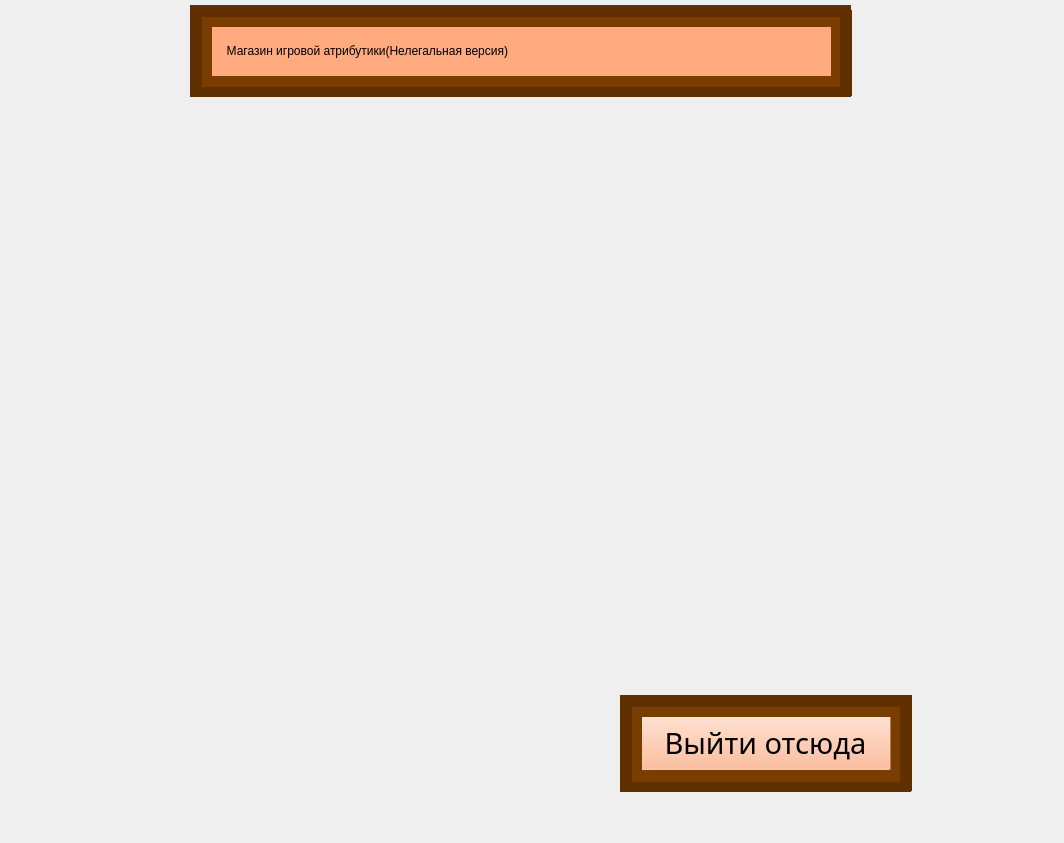
<?xml version="1.0" encoding="UTF-8"?>
<ui version="4.0">
 <class>Form</class>
 <widget class="QWidget" name="Form">
  <property name="geometry">
   <rect>
    <x>0</x>
    <y>0</y>
    <width>1064</width>
    <height>843</height>
   </rect>
  </property>
  <property name="windowTitle">
   <string>Form</string>
  </property>
  <widget class="QLabel" name="label_105">
   <property name="geometry">
    <rect>
     <x>620</x>
     <y>780</y>
     <width>291</width>
     <height>12</height>
    </rect>
   </property>
   <property name="styleSheet">
    <string notr="true">background-color: rgb(97, 48, 0);</string>
   </property>
   <property name="text">
    <string/>
   </property>
  </widget>
  <widget class="QLabel" name="label_101">
   <property name="geometry">
    <rect>
     <x>890</x>
     <y>705</y>
     <width>12</width>
     <height>76</height>
    </rect>
   </property>
   <property name="styleSheet">
    <string notr="true">background-color: rgb(122, 61, 0);</string>
   </property>
   <property name="text">
    <string/>
   </property>
  </widget>
  <widget class="QPushButton" name="pushButton_3">
   <property name="geometry">
    <rect>
     <x>640</x>
     <y>715</y>
     <width>251</width>
     <height>56</height>
    </rect>
   </property>
   <property name="font">
    <font>
     <family>Bahnschrift Condensed</family>
     <pointsize>22</pointsize>
     <weight>7</weight>
     <italic>false</italic>
     <bold>false</bold>
    </font>
   </property>
   <property name="styleSheet">
    <string notr="true">font: 57 22pt &quot;Bahnschrift Condensed&quot;;
background-color: rgb(255, 170, 127);</string>
   </property>
   <property name="text">
    <string>Выйти отсюда</string>
   </property>
  </widget>
  <widget class="QLabel" name="label_102">
   <property name="geometry">
    <rect>
     <x>630</x>
     <y>705</y>
     <width>271</width>
     <height>12</height>
    </rect>
   </property>
   <property name="styleSheet">
    <string notr="true">background-color: rgb(122, 61, 0);</string>
   </property>
   <property name="text">
    <string/>
   </property>
  </widget>
  <widget class="QLabel" name="label_106">
   <property name="geometry">
    <rect>
     <x>630</x>
     <y>695</y>
     <width>281</width>
     <height>12</height>
    </rect>
   </property>
   <property name="styleSheet">
    <string notr="true">background-color: rgb(97, 48, 0);</string>
   </property>
   <property name="text">
    <string/>
   </property>
  </widget>
  <widget class="QLabel" name="label_99">
   <property name="geometry">
    <rect>
     <x>630</x>
     <y>770</y>
     <width>271</width>
     <height>12</height>
    </rect>
   </property>
   <property name="styleSheet">
    <string notr="true">background-color: rgb(122, 61, 0);</string>
   </property>
   <property name="text">
    <string/>
   </property>
  </widget>
  <widget class="QLabel" name="label_108">
   <property name="geometry">
    <rect>
     <x>900</x>
     <y>695</y>
     <width>12</width>
     <height>96</height>
    </rect>
   </property>
   <property name="styleSheet">
    <string notr="true">background-color: rgb(97, 48, 0);</string>
   </property>
   <property name="text">
    <string/>
   </property>
  </widget>
  <widget class="QLabel" name="label_103">
   <property name="geometry">
    <rect>
     <x>630</x>
     <y>710</y>
     <width>12</width>
     <height>71</height>
    </rect>
   </property>
   <property name="styleSheet">
    <string notr="true">background-color: rgb(122, 61, 0);</string>
   </property>
   <property name="text">
    <string/>
   </property>
  </widget>
  <widget class="QLabel" name="label_109">
   <property name="geometry">
    <rect>
     <x>620</x>
     <y>695</y>
     <width>12</width>
     <height>96</height>
    </rect>
   </property>
   <property name="styleSheet">
    <string notr="true">background-color: rgb(97, 48, 0);</string>
   </property>
   <property name="text">
    <string/>
   </property>
  </widget>
  <widget class="QLabel" name="label_104">
   <property name="geometry">
    <rect>
     <x>830</x>
     <y>15</y>
     <width>12</width>
     <height>71</height>
    </rect>
   </property>
   <property name="styleSheet">
    <string notr="true">background-color: rgb(122, 61, 0);</string>
   </property>
   <property name="text">
    <string/>
   </property>
  </widget>
  <widget class="QLabel" name="label_107">
   <property name="geometry">
    <rect>
     <x>190</x>
     <y>85</y>
     <width>661</width>
     <height>12</height>
    </rect>
   </property>
   <property name="styleSheet">
    <string notr="true">background-color: rgb(97, 48, 0);</string>
   </property>
   <property name="text">
    <string/>
   </property>
  </widget>
  <widget class="QLabel" name="label_100">
   <property name="geometry">
    <rect>
     <x>200</x>
     <y>75</y>
     <width>641</width>
     <height>12</height>
    </rect>
   </property>
   <property name="styleSheet">
    <string notr="true">background-color: rgb(122, 61, 0);</string>
   </property>
   <property name="text">
    <string/>
   </property>
  </widget>
  <widget class="QLabel" name="label_83">
   <property name="geometry">
    <rect>
     <x>210</x>
     <y>25</y>
     <width>621</width>
     <height>51</height>
    </rect>
   </property>
   <property name="styleSheet">
    <string notr="true">background-color: rgb(255, 170, 127);
font: 25pt &quot;Bahnschrift Condensed&quot;;</string>
   </property>
   <property name="text">
    <string>     Магазин игровой атрибутики(Нелегальная версия)</string>
   </property>
  </widget>
  <widget class="QLabel" name="label_97">
   <property name="geometry">
    <rect>
     <x>210</x>
     <y>15</y>
     <width>621</width>
     <height>12</height>
    </rect>
   </property>
   <property name="styleSheet">
    <string notr="true">background-color: rgb(122, 61, 0);</string>
   </property>
   <property name="text">
    <string/>
   </property>
  </widget>
  <widget class="QLabel" name="label_98">
   <property name="geometry">
    <rect>
     <x>200</x>
     <y>15</y>
     <width>12</width>
     <height>71</height>
    </rect>
   </property>
   <property name="styleSheet">
    <string notr="true">background-color: rgb(122, 61, 0);</string>
   </property>
   <property name="text">
    <string/>
   </property>
  </widget>
  <widget class="QLabel" name="label_110">
   <property name="geometry">
    <rect>
     <x>190</x>
     <y>10</y>
     <width>12</width>
     <height>86</height>
    </rect>
   </property>
   <property name="styleSheet">
    <string notr="true">background-color: rgb(97, 48, 0);</string>
   </property>
   <property name="text">
    <string/>
   </property>
  </widget>
  <widget class="QLabel" name="label_111">
   <property name="geometry">
    <rect>
     <x>190</x>
     <y>5</y>
     <width>661</width>
     <height>12</height>
    </rect>
   </property>
   <property name="styleSheet">
    <string notr="true">background-color: rgb(97, 48, 0);</string>
   </property>
   <property name="text">
    <string/>
   </property>
  </widget>
  <widget class="QLabel" name="label_112">
   <property name="geometry">
    <rect>
     <x>840</x>
     <y>10</y>
     <width>12</width>
     <height>86</height>
    </rect>
   </property>
   <property name="styleSheet">
    <string notr="true">background-color: rgb(97, 48, 0);</string>
   </property>
   <property name="text">
    <string/>
   </property>
  </widget>
 </widget>
 <resources/>
 <connections/>
</ui>
